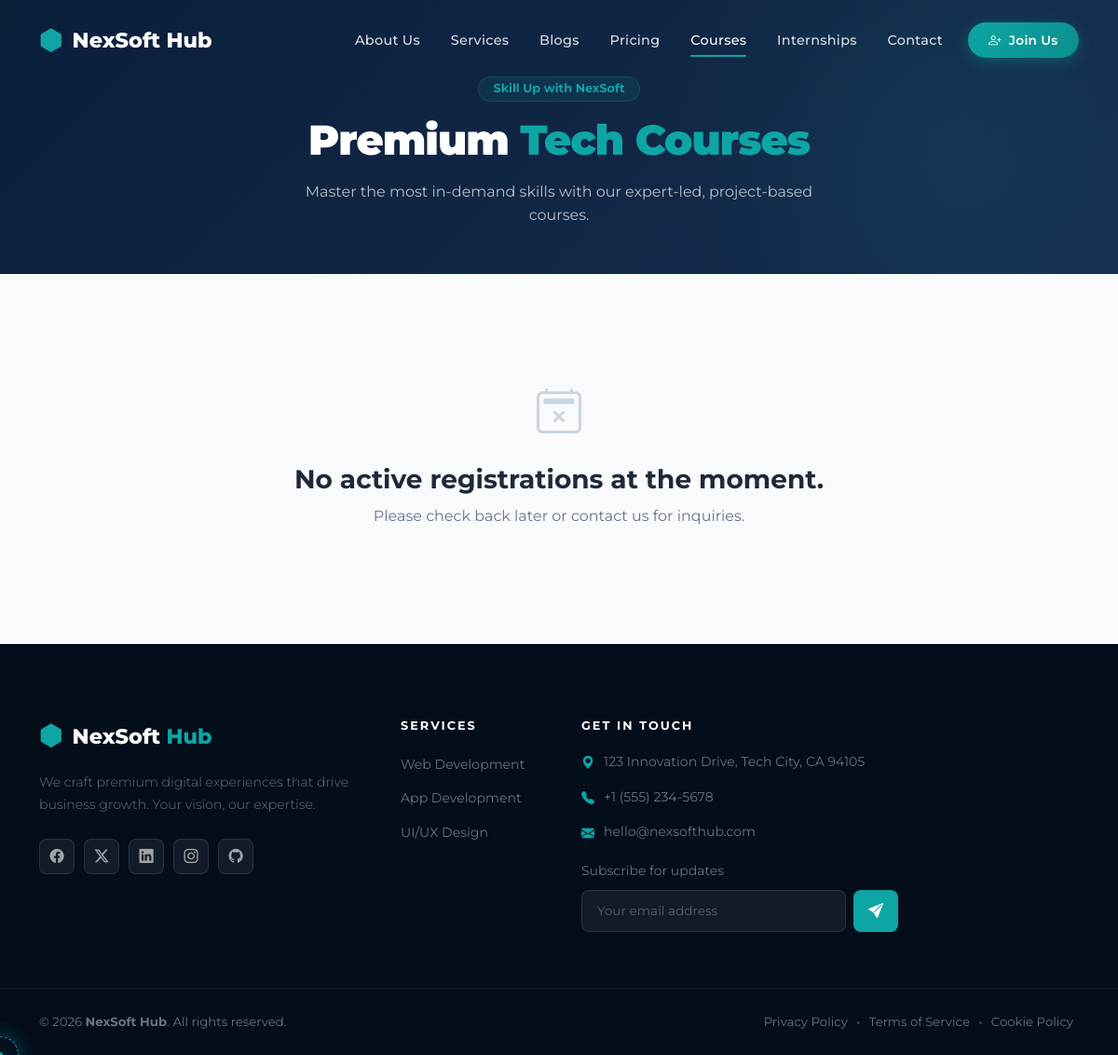
Page /?route=courses on the earlier database version.
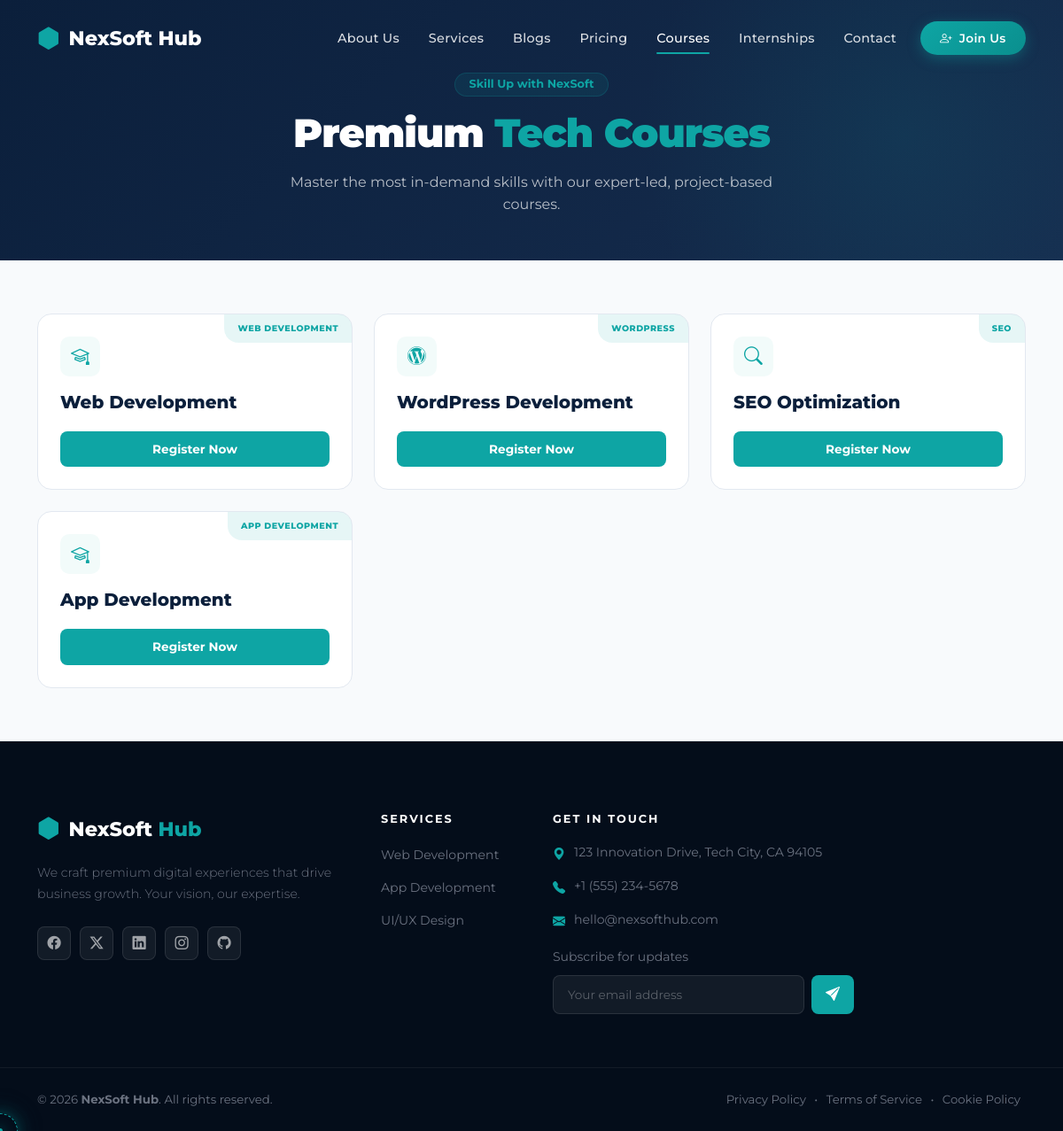
Same page on the later database version.
### tables this page shows
CREATE TABLE IF NOT EXISTS `services` (
  `id` int(11) NOT NULL AUTO_INCREMENT,
  `title` varchar(255) NOT NULL,
  `description` text NOT NULL,
  `features` text DEFAULT NULL,
  `tags` varchar(255) DEFAULT NULL,
  `icon` varchar(100) DEFAULT 'bi-gear',
  `order_no` int(11) DEFAULT 0,
  `created_at` timestamp NOT NULL DEFAULT CURRENT_TIMESTAMP,
  PRIMARY KEY (`id`)
);

CREATE TABLE IF NOT EXISTS `courses` (
  `id` int(11) NOT NULL AUTO_INCREMENT,
  `title` varchar(255) NOT NULL,
  `category` varchar(100) NOT NULL,
  `description` text DEFAULT NULL,
  `registration_open` tinyint(1) DEFAULT 1,
  `created_at` timestamp NOT NULL DEFAULT CURRENT_TIMESTAMP,
  PRIMARY KEY (`id`)
);

### controllers/CoursesController.php (called while the page is built, shortened)
<?php
require_once __DIR__ . '/../config/database.php';
class CoursesController
{
    public function index()
    {
        $db = getDB();
        $courses = $db->query("SELECT * FROM courses WHERE registration_open = 1 ORDER BY created_at DESC")->fetchAll();
        require_once __DIR__ . '/../views/courses.php';
    }
}

### config/database.php (called while the page is built, shortened)
<?php
function getDB(): PDO
{
    static $pdo = null;
    if ($pdo === null) {
        $dsn = "mysql:host=" . DB_HOST . ";dbname=" . DB_NAME . ";charset=" . DB_CHARSET;
        $options = [
            PDO::ATTR_ERRMODE => PDO::ERRMODE_EXCEPTION,
            PDO::ATTR_DEFAULT_FETCH_MODE => PDO::FETCH_ASSOC,
            PDO::ATTR_EMULATE_PREPARES => false,
        ];
        try {
            $pdo = new PDO($dsn, DB_USER, DB_PASS, $options);
        }
        catch (PDOException $e) {
            die('<div style="font-family:sans-serif;background:#0B1F3B;color:#fff;padding:40px;text-align:center;">
                <h2>Database Connection Error</h2>
                <p>Please ensure MySQL is running and the database <strong>nexsoft_hub</strong> exists.</p>
                <p style="color:#0EA5A4;font-size:12px;">' . htmlspecialchars($e->getMessage()) . '</p>
                <p>Import <strong>/database/nexsoft_hub.sql</strong> in phpMyAdmin to get started.</p>
            </div>');
        }
    }
    return $pdo;
}
function baseUrl(string $path = ''): string
{
    $base = '/NexSoft';
    return $base . ($path ? '/' . ltrim($path, '/') : '');
}
function h($string)
{
    return htmlspecialchars($string ?? '');
}

### views/courses.php (the view, shortened to what the rows shown need)
<?php require_once __DIR__ . '/../components/header.php'; ?>
<section class="page-hero"
    style="background: linear-gradient(135deg, #0B1F3B 0%, #162d4f 100%); padding: 80px 0 50px; position: relative; overflow: hidden;">
    <div class="container text-center" style="position: relative; z-index: 2;">
        <h1 style="color: white; font-size: 2.8rem; font-weight: 900; margin-bottom: 15px; letter-spacing: -1px;">
            Premium <span style="color: #0EA5A4;">Tech Courses</span></h1>
    </div>
</section>
<section style="padding: 60px 0; background: #f8fafc;">
    <div class="container">
        <?php if (empty($courses)): ?>
        <div class="text-center py-5">
            <i class="bi bi-calendar2-x"
                style="font-size: 3rem; color: #cbd5e1; display: block; margin-bottom: 15px;"></i>
            <h3 style="color: #1e293b;">No active registrations at the moment.</h3>
            <p style="color: #64748b;">Please check back later or contact us for inquiries.</p>
        </div>
        <?php else: ?>
        <div class="row g-4 row-cols-1 row-cols-md-2 row-cols-lg-3">
            <?php foreach ($courses as $course): ?>
            <div class="col d-flex">
                <div class="course-card d-flex flex-column w-100"
                    style="background: white; border-radius: 16px; padding: 25px; border: 1px solid #e2e8f0; transition: all 0.3s ease; position: relative; overflow: hidden; height: 100%;">
                    <div
                        style="position: absolute; top: 0; right: 0; padding: 8px 15px; background: rgba(14,165,164,0.1); color: #0EA5A4; font-weight: 800; font-size: 0.6rem; border-bottom-left-radius: 16px; text-transform: uppercase; letter-spacing: 0.5px;">
                        <?php echo htmlspecialchars($course['category']); ?>
                    </div>
                    <div class="course-icon mb-3"
                        style="width: 45px; height: 45px; background: rgba(14,165,164,0.05); border-radius: 10px; display: flex; align-items: center; justify-content: center; color: #0EA5A4; font-size: 1.3rem;">
                        <i class="bi <?php
                                    echo match($course['category']) {
                                        'Web Dev' => 'bi-code-slash',
                                        'WordPress' => 'bi-wordpress',
                                        'SEO' => 'bi-search',
                                        'App Dev' => 'bi-phone',
                                        default => 'bi-mortarboard'
                                    };
                                ?>"></i>
                    </div>
                    <div class="flex-grow-1">
                        <h4
                            style="font-weight: 800; color: #0B1F3B; margin-bottom: 10px; font-size: 1.25rem; line-height: 1.3;">
                            <?php echo htmlspecialchars($course['title']); ?>
                        </h4>
                    </div>
                    <button type="button" class="btn btn-primary w-100 open-reg-modal"
                        data-course-id="<?php echo $course['id']; ?>"
                        data-course-title="<?php echo htmlspecialchars($course['title']); ?>"
                        style="background: #0EA5A4; border: none; padding: 10px; border-radius: 8px; font-weight: 700; transition: 0.3s ease; font-size: 0.85rem;">
                        Register Now
                    </button>
                </div>
            </div>
            <?php endforeach; ?>
        </div>
        <?php endif; ?>
    </div>
</section>
<?php require_once __DIR__ . '/../components/footer.php'; ?>

### components/footer.php (shortened to what the rows shown need)
<footer class="nexsoft-footer">
    <div class="footer-top">
        <div class="container">
            <div class="row g-5">
                <div class="col-6 col-lg-2">
                    <ul class="footer-links">
                        <?php
                        $footerServices = getDB()->query("SELECT title FROM services ORDER BY order_no ASC LIMIT 6")->fetchAll();
                        if ($footerServices):
                            foreach($footerServices as $s): ?>
                                <li><a href="<?php echo baseUrl('?route=services'); ?>"><?php echo h($s['title']); ?></a></li>
                            <?php endforeach;
                        else: ?>
                            <li><a href="<?php echo baseUrl('?route=services'); ?>">Web Development</a></li>
                            <li><a href="<?php echo baseUrl('?route=services'); ?>">App Development</a></li>
                        <?php endif; ?>
                    </ul>
                </div>
            </div>
        </div>
    </div>
</footer>
</body>
</html>

Differences in the rows shown:
added courses: category "WEB DEVELOPMENT", title "Web Development"
added courses: category "WORDPRESS", title "WordPress Development"
added courses: category "SEO", title "SEO Optimization"
added courses: category "APP DEVELOPMENT", title "App Development"
Other differences:
text no longer shown: "No active registrations at the moment. Please check back later or contact us for inquiries."
